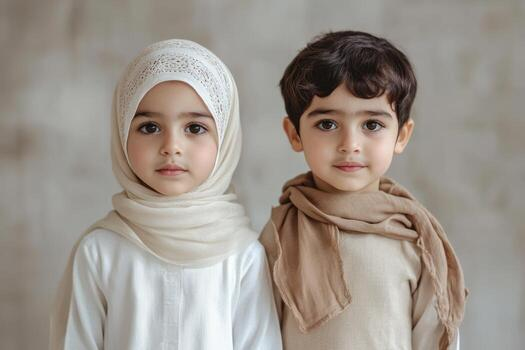
#> input picture Lab8/kid1.jpg, 525 x 350 px
$ jupyter execute Lab8.ipynb   (older library calls are emulated)
#> lines starting #> are read from the running program, lines starting #| are printed output that depends on the picture; after the words box and inside, x2 and y2 are one past the last pixel; in counts of white or black regions, pixels touching at a corner belong together
[cell 1]
import cv2
import numpy as np
import matplotlib.pyplot as plt

images = {
    "kid": 'kid1.jpg',
    "coins": 'Coins.png',
    "bird": 'bird.png',
    "butterfly": 'Butterfly.jpg'
}

def show_result(original, processed, title="Edge Detection"):
    plt.figure(figsize=(12, 6))
    plt.subplot(1, 2, 1)
    plt.imshow(cv2.cvtColor(original, cv2.COLOR_BGR2RGB))
    plt.title('Original Image')
    plt.axis('off')

    plt.subplot(1, 2, 2)
    plt.imshow(processed, cmap='gray')
    plt.title(title)
    plt.axis('off')
    plt.tight_layout()
    plt.show()

[cell 2]
#Load image
img = cv2.imread(images['kid'])
#> img is the input picture: shape (350, 525, 3); mean B, G, R 140.1, 148.6, 156.8
gray = cv2.cvtColor(img, cv2.COLOR_BGR2GRAY)

#Apply Ggaussian blur
blurred = cv2.GaussianBlur(gray, (5, 5), 0)

#Apply Sobel filter
sobelx = cv2.Sobel(blurred, cv2.CV_64F, 1, 0, ksize=3)
sobely = cv2.Sobel(blurred, cv2.CV_64F, 0, 1, ksize=3)

#Magnitude and normalize
sobel_combined = cv2.magnitude(sobelx, sobely)
sobel_final = np.uint8(np.absolute(sobel_combined))

show_result(img, sobel_final, "Sobel Edge Detection")

[cell 3]
#Load image in grayscale
image = cv2.imread(images['kid'], 0)
#> image: shape (350, 525); min 1, max 255, mean 150.1
blurred = cv2.GaussianBlur(image, (5, 5), 0)

#Define Robertscross kernels
kernel_x = np.array([[1, 0], [0, -1]], dtype=np.float64)
kernel_y = np.array([[0, 1], [-1, 0]], dtype=np.float64)

#Apply convolution
roberts_x = cv2.filter2D(blurred, cv2.CV_64F, kernel_x)
roberts_y = cv2.filter2D(blurred, cv2.CV_64F, kernel_y)

#Calculate Magnitude
roberts_combined = cv2.magnitude(roberts_x, roberts_y)
roberts_final = np.uint8(np.absolute(roberts_combined))

#results
plt.figure(figsize=(12, 6))
plt.subplot(1, 2, 1), plt.imshow(image, cmap='gray'), plt.title('Original Gray')
plt.subplot(1, 2, 2), plt.imshow(roberts_final, cmap='gray'), plt.title('Roberts Edge Detector')
plt.show()

[cell 4]
img = cv2.imread(images['butterfly'])
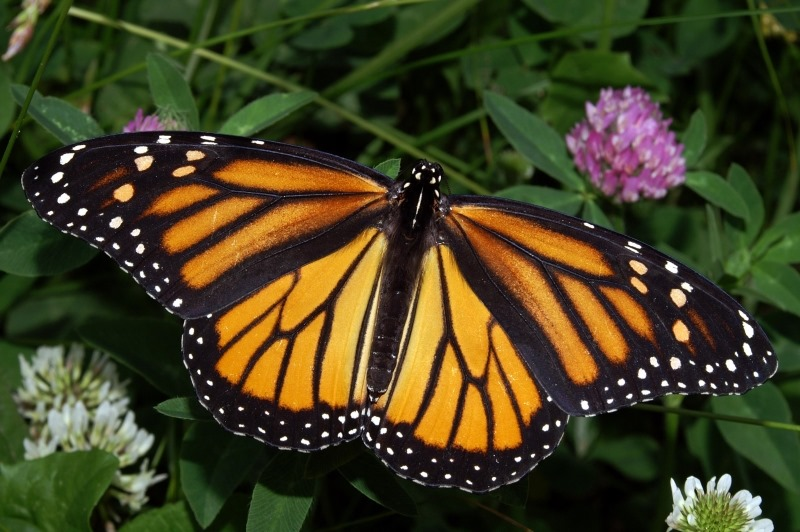
#> input picture Lab8/Butterfly.jpg, 800 x 532 px
#> img is the input picture: shape (532, 800, 3); mean B, G, R 33, 63.4, 66.8
gray = cv2.cvtColor(img, cv2.COLOR_BGR2GRAY)
#> gray: shape (532, 800)
blurred = cv2.GaussianBlur(gray, (5, 5), 0)
#> blurred: shape (532, 800)

# Define Prewitt Kernels manually
kernel_x = np.array([[-1, 0, 1], [-1, 0, 1], [-1, 0, 1]], dtype=np.float64)
kernel_y = np.array([[-1, -1, -1], [0, 0, 0], [1, 1, 1]], dtype=np.float64)

prewitt_x = cv2.filter2D(blurred, cv2.CV_64F, kernel_x)
prewitt_y = cv2.filter2D(blurred, cv2.CV_64F, kernel_y)

prewitt_combined = cv2.magnitude(prewitt_x, prewitt_y)
prewitt_final = np.uint8(np.absolute(prewitt_combined))

show_result(img, prewitt_final, "Prewitt Edge Detection")

[cell 5]
#Single Channel canny
img = cv2.imread(images['coins'])
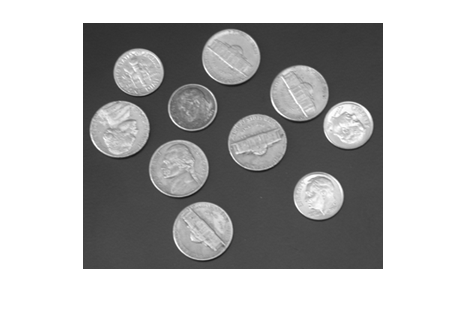
#> input picture Lab8/Coins.png, 468 x 326 px
#> img is the input picture: shape (326, 468, 3); min 23, max 255, mean 181.5
gray = cv2.cvtColor(img, cv2.COLOR_BGR2GRAY)
#> gray: shape (326, 468)
canny_edges = cv2.Canny(gray, 100, 200)
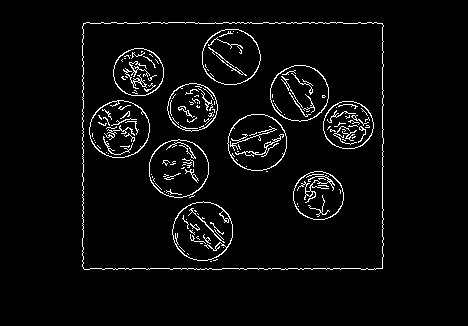
#> canny_edges: shape (326, 468); 4% white in thin lines or dots, all inside (x1, y1, x2, y2) = (82, 22, 384, 270)

show_result(img, canny_edges, "Canny Edge Detection (Coins)")

#Multi-Channel canny
def best_color_edge_detector(image_path):
#> called with image_path = 'bird.png'
    img = cv2.imread(image_path)
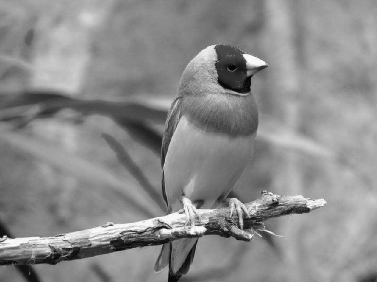
#> input picture Lab8/bird.png, 377 x 282 px
#> img is the input picture: shape (282, 377, 3); min 2, max 253, mean 139
    channels = cv2.split(img)
    edge_maps = []
    for ch in channels:
        blurred = cv2.GaussianBlur(ch, (5, 5), 0)
        edges = cv2.Canny(blurred, 50, 150)
        edge_maps.append(edges)
#> this loop made 3 passes
#> pass 1, in best_color_edge_detector, `edges = cv2.Canny(blurred, 50, 150)`:
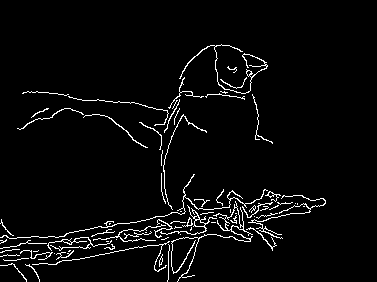
#> edges: shape (282, 377); 3.8% white in thin lines or dots, all inside (x1, y1, x2, y2) = (0, 44, 326, 282)
#> after the loop, edge_maps = 3 items


    combined_edges = cv2.bitwise_or(edge_maps[0], cv2.bitwise_or(edge_maps[1], edge_maps[2]))
    return img, combined_edges

original, multi_canny = best_color_edge_detector(images['bird'])
show_result(original, multi_canny, "Multi-Channel Canny (Bird)")

[cell 6]
#Load image
img_gray = cv2.imread(images['butterfly'], 0)
#> img_gray: shape (532, 800); min 0, max 255, mean 60.9

#LoG Filter
blurred_log = cv2.GaussianBlur(img_gray, (5, 5), 0)
laplacian = cv2.Laplacian(blurred_log, cv2.CV_64F, ksize=5)
log_final = np.uint8(np.absolute(laplacian))
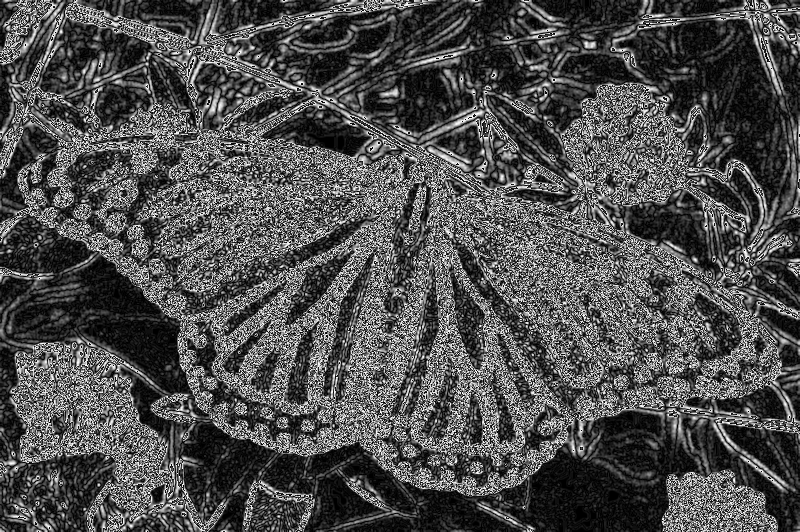
#> log_final: shape (532, 800); min 0, max 254, mean 78.6

#DoG Filter
blur_narrow = cv2.GaussianBlur(img_gray, (0, 0), sigmaX=1.0)
blur_wide = cv2.GaussianBlur(img_gray, (0, 0), sigmaX=2.0)
dog = blur_narrow.astype(np.float32) - blur_wide.astype(np.float32)
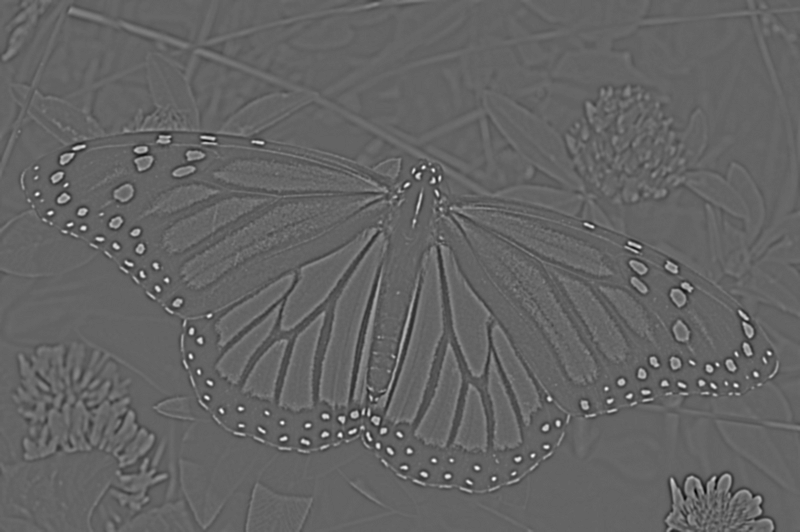
#> dog: shape (532, 800) float32; min -61, max 94, mean 0; drawn with min black and max white
dog_normalized = cv2.normalize(dog, None, 0, 255, cv2.NORM_MINMAX).astype(np.uint8)

#visual results
plt.figure(figsize=(15, 5))
plt.subplot(1, 3, 1), plt.imshow(img_gray, cmap='gray'), plt.title('Original')
plt.subplot(1, 3, 2), plt.imshow(log_final, cmap='gray'), plt.title('LoG Filter')
plt.subplot(1, 3, 3), plt.imshow(dog_normalized, cmap='gray'), plt.title('DoG Filter')
plt.show()

[cell 7]
#Load real world color
image = cv2.imread(images['butterfly'])

#Split image into R, G, B components
b, g, r = cv2.split(image)
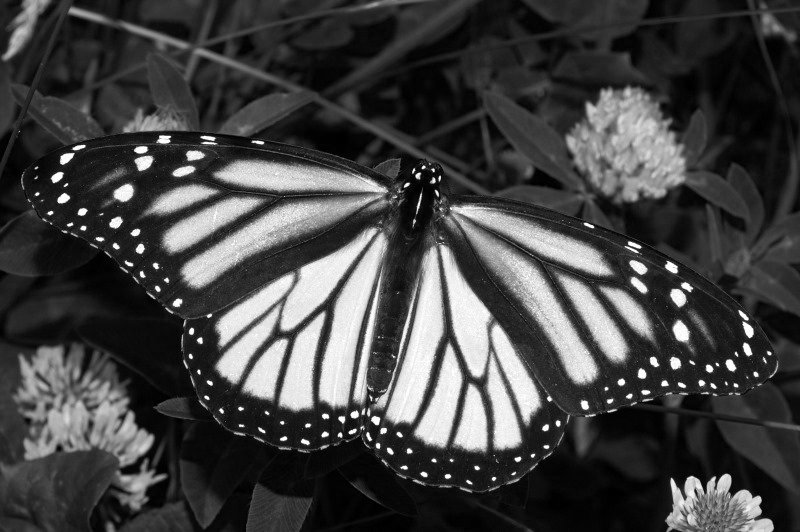
#> r: shape (532, 800); min 0, max 255, mean 66.8

def get_channel_gradient(channel):
    blurred = cv2.GaussianBlur(channel, (3, 3), 0)
    gx = cv2.Sobel(blurred, cv2.CV_64F, 1, 0, ksize=3)
    gy = cv2.Sobel(blurred, cv2.CV_64F, 0, 1, ksize=3)
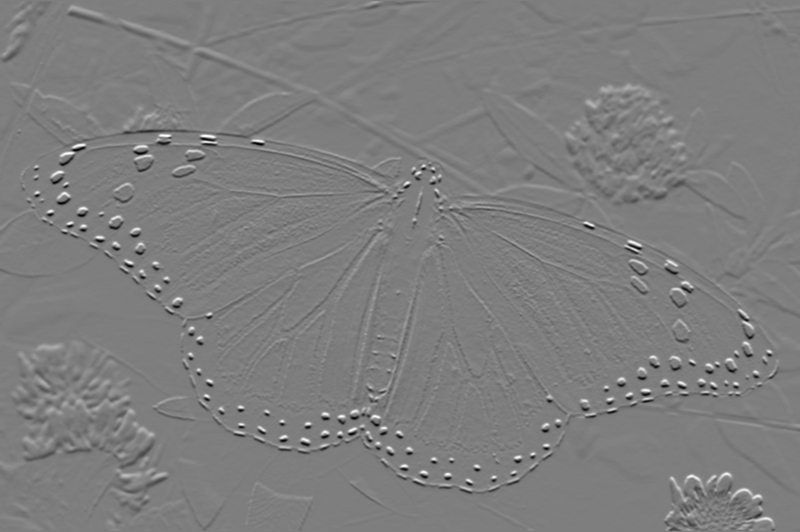
#> gy: shape (532, 800) float64; min -674, max 687, mean -0.1; drawn with min black and max white
    return cv2.magnitude(gx, gy)
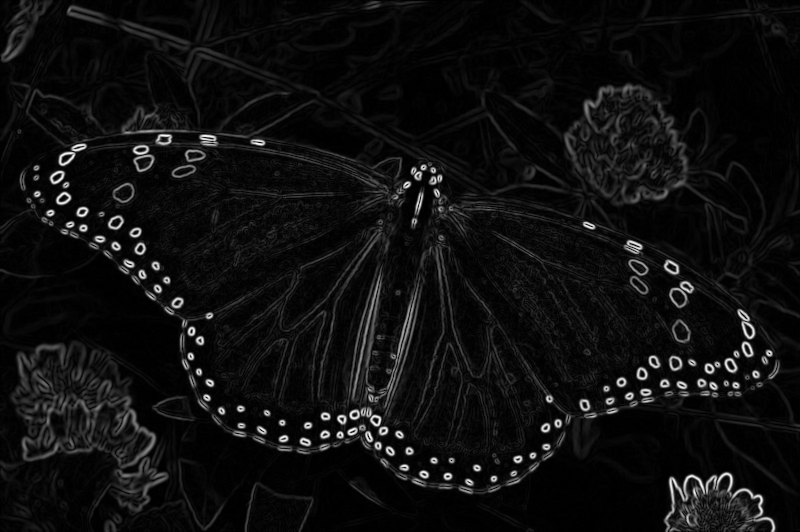
#> returned value: shape (532, 800) float64; min 0, max 704.8, mean 42.5; drawn with min black and max white

#Compute gradients
grad_b = get_channel_gradient(b)
grad_g = get_channel_gradient(g)
grad_r = get_channel_gradient(r)

#Combine gradients
combined_gradient = np.sqrt(grad_b**2 + grad_g**2 + grad_r**2)

color_edges = cv2.normalize(combined_gradient, None, 0, 255, cv2.NORM_MINMAX).astype(np.uint8)

#results
plt.figure(figsize=(12, 6))
plt.subplot(1, 2, 1), plt.imshow(cv2.cvtColor(image, cv2.COLOR_BGR2RGB)), plt.title('Original Color Image')
plt.subplot(1, 2, 2), plt.imshow(color_edges, cmap='inferno'), plt.title('Color-Aware Gradient Map')
plt.tight_layout()
plt.show()
